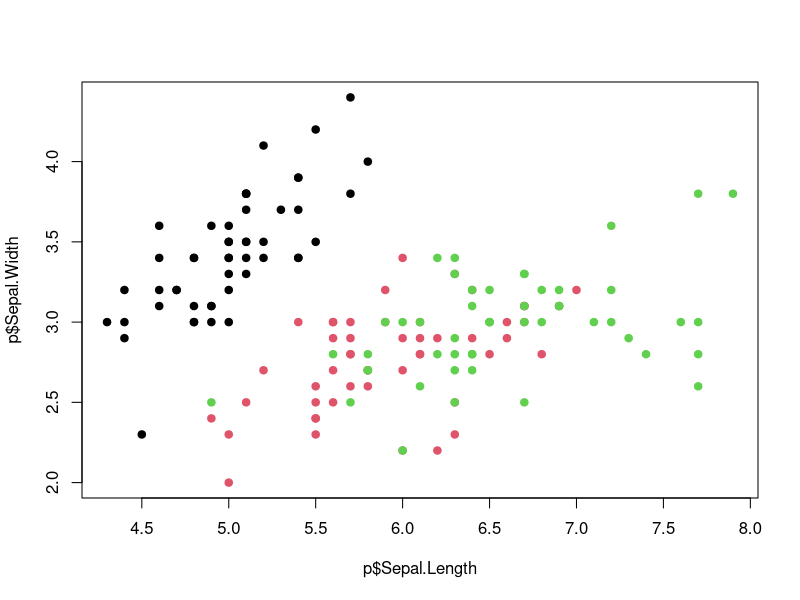

Write R code to recreate this figure.
## ---- chunk 1
x <- 5
y <- 8

x**y
## ---- chunk 2
p <- iris
iris
plot(x= p$Sepal.Length, y= p$Sepal.Width, col= p$Species, pch= 19)
